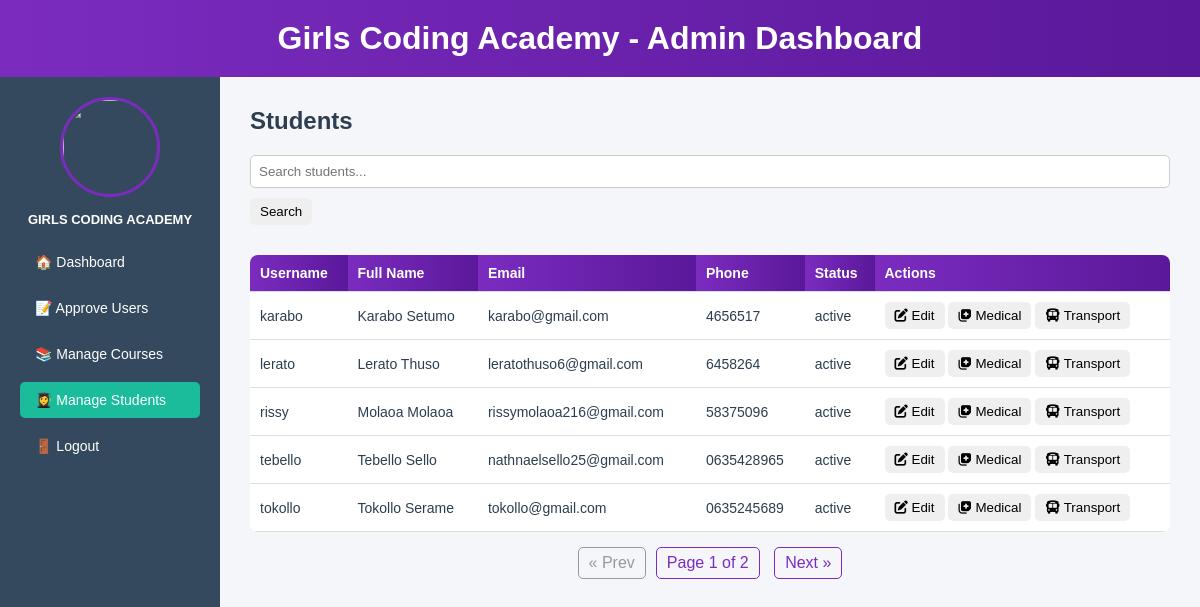
Page /studentfixation.php (signed in) on the earlier database version.
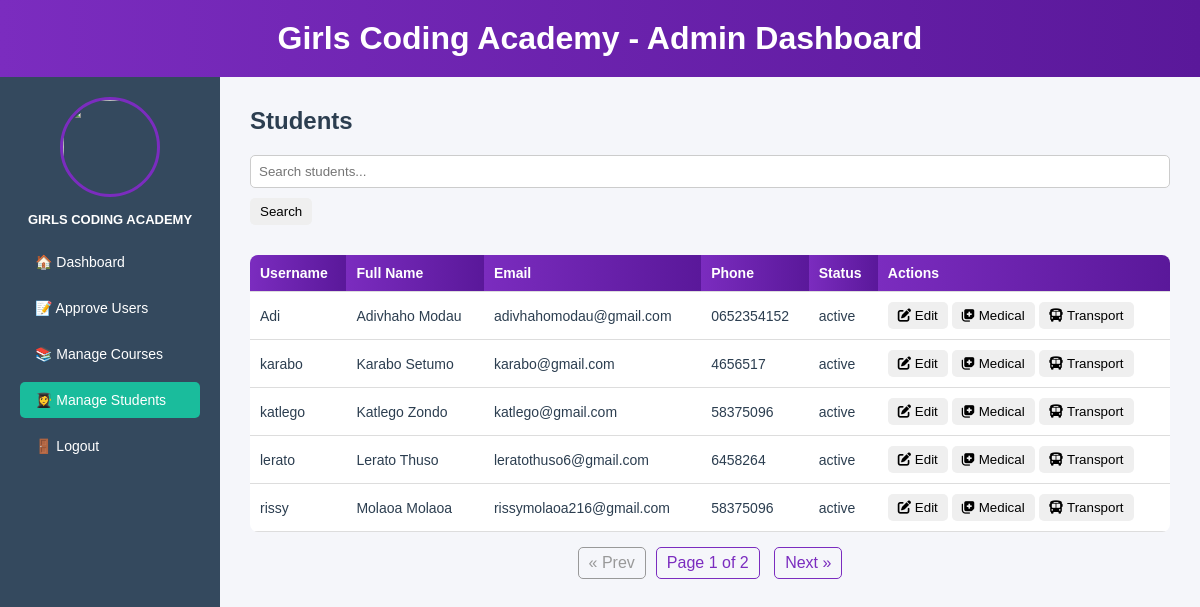
Same page on the later database version.
### tables this page shows
CREATE TABLE `users` (
  `user_id` int(11) NOT NULL AUTO_INCREMENT,
  `firstName` varchar(100) DEFAULT NULL,
  `lastName` varchar(100) DEFAULT NULL,
  `email` varchar(100) DEFAULT NULL,
  `password` varchar(255) DEFAULT NULL,
  `username` varchar(50) DEFAULT NULL,
  `role` varchar(20) DEFAULT NULL,
  `gender` varchar(10) DEFAULT NULL,
  `dob` date DEFAULT NULL,
  `IDNumber` varchar(20) DEFAULT NULL,
  `phone` varchar(20) DEFAULT NULL,
  `document` varchar(255) DEFAULT NULL,
  `status` varchar(20) DEFAULT NULL,
  `address_id` int(11) DEFAULT NULL,
  `created_at` datetime DEFAULT NULL,
  `updated_at` datetime DEFAULT NULL,
  PRIMARY KEY (`user_id`),
  UNIQUE KEY `email` (`email`),
  UNIQUE KEY `username` (`username`),
  KEY `address_id` (`address_id`),
  CONSTRAINT `users_ibfk_1` FOREIGN KEY (`address_id`) REFERENCES `addresses` (`address_id`)
);

### studentfixation.php (the view, shortened to what this page needs)
<?php
include("db.php");
$where = "role='student'";
$limit = 5;
$page  = isset($_GET['page']) ? max(1,intval($_GET['page'])) : 1;
$offset= ($page-1)*$limit;
$total_result = $conn->query("SELECT COUNT(*) as total FROM users WHERE $where");
$total_row = $total_result->fetch_assoc();
$total_pages = ceil($total_row['total'] / $limit);
$students = $conn->query("SELECT u.*, a.address1, a.streetName, a.postalCode, a.district, a.country
                          FROM users u
                          LEFT JOIN addresses a ON u.address_id=a.address_id
                          WHERE $where
                          ORDER BY u.firstName ASC
                          LIMIT $limit OFFSET $offset");
$qs = '';
?>
<!DOCTYPE html>
<html lang="en">
<head>
<link rel="stylesheet" href="https://cdnjs.cloudflare.com/ajax/libs/font-awesome/6.4.0/css/all.min.css">
</head>
<body>
<header><h1>Girls Coding Academy - Admin Dashboard</h1></header>
<div class="container">
<div class="sidebar">
<img src="admin.jpg">
<h3>GIRLS CODING ACADEMY</h3>
<a href="admin_dashboard.php">🏠 Dashboard</a>
<a href="approve_users.php">📝 Approve Users</a>
<a href="manage_courses.php">📚 Manage Courses</a>
<a href="manage_students.php" class="active">👩‍🎓 Manage Students</a>
<a href="logout.php">🚪 Logout</a>
</div>
<div class="content">
<h2>Students</h2>
<form method="GET" style="margin-bottom:10px;">
<input type="text" name="search" placeholder="Search students..." value="<?= htmlspecialchars($_GET['search'] ?? '') ?>">
<button type="submit">Search</button>
</form>
<div class="table-wrapper">
<table>
<thead>
<tr>
<th>Username</th>
<th>Full Name</th>
<th>Email</th>
<th>Phone</th>
<th>Status</th>
<th>Actions</th>
</tr>
</thead>
<tbody>
<?php if($students->num_rows>0): ?>
<?php while($s=$students->fetch_assoc()): ?>
<tr>
<td><?= htmlspecialchars($s['username']) ?></td>
<td><?= htmlspecialchars($s['firstName'].' '.$s['lastName']) ?></td>
<td><?= htmlspecialchars($s['email']) ?></td>
<td><?= htmlspecialchars($s['phone']) ?></td>
<td><?= htmlspecialchars($s['status']) ?></td>
<td>
<button onclick="openStudentModal(<?= $s['user_id'] ?>)"><i class="fas fa-edit"></i> Edit</button>
<button onclick="openMedicalModal(<?= $s['user_id'] ?>)"><i class="fas fa-notes-medical"></i> Medical</button>
<button onclick="openTransportModal(<?= $s['user_id'] ?>)"><i class="fas fa-bus"></i> Transport</button>
</td>
</tr>
<?php endwhile; ?>
<?php else: ?>
<tr><td colspan="6" style="text-align:center;">No students found.</td></tr>
<?php endif; ?>
</tbody>
</table>
<div class="pagination">
<?php if($page>1): ?><a href="?page=<?= ($page-1).$qs ?>">&laquo; Prev</a><?php else:?><span class="disabled">&laquo; Prev</span><?php endif;?>
<span>Page <?= $page ?> of <?= $total_pages ?></span>
<?php if($page<$total_pages): ?><a href="?page=<?= ($page+1).$qs ?>">Next &raquo;</a><?php else:?><span class="disabled">Next &raquo;</span><?php endif;?>
</div>
</div>
</div></div>
</body>
</html>

Differences in the rows shown:
no longer on this page (row unchanged): users: username "tebello", firstName+lastName "Tebello Sello", email "nathnaelsello25@gmail.com", phone "0635428965", status "active"
no longer on this page (row unchanged): users: username "tokollo", firstName+lastName "Tokollo Serame", email "tokollo@gmail.com", phone "0635245689", status "active"
added users: username "Adi", firstName+lastName "Adivhaho Modau", email "adivhahomodau@gmail.com", phone "0652354152", status "active"
added users: username "katlego", firstName+lastName "Katlego Zondo", email "katlego@gmail.com", phone "58375096", status "active"
